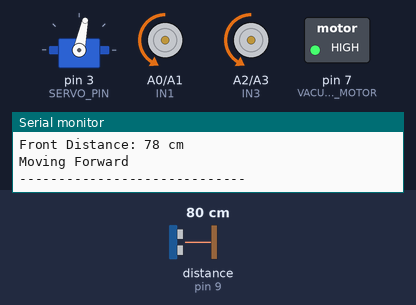
Recording of a sketch running on a simulated Arduino Uno, built with avr-gcc and run on an emulated ATmega328P. Parts: servo, motor-driver pin pairs drawn as motors (green arrow = first pin HIGH = forward, orange = second pin HIGH = backward, longer = more drive, scaled by the enable pin), switched loads named in the sketch (green lamp = pin HIGH), the last lines printed to the serial monitor. Wiring (inferred from the names in the program): ultrasonic range finder: trigger pin 8; echo pin 9. The inputs (shaded band) are chosen by the test bench; at power-on: distance to the obstacle (sensor on pin 9) 80 cm. The echo pulse lasts 58.3 µs per cm; pins used as bus, display or sensor lines are not drawn.

Above: at 2.2 s.
2.3 s: distance to the obstacle (sensor on pin 9) set to 36 cm
3.8 s: distance to the obstacle (sensor on pin 9) set to 29 cm
At 5.66 s:
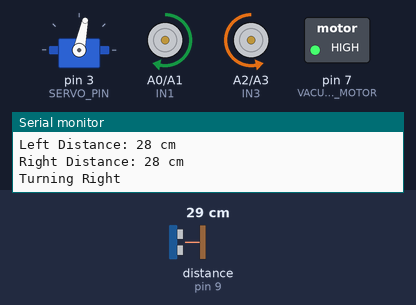
6.8 s: distance to the obstacle (sensor on pin 9) set to 2 cm
9.8 s: distance to the obstacle (sensor on pin 9) set to 60 cm
At 10.25 s:
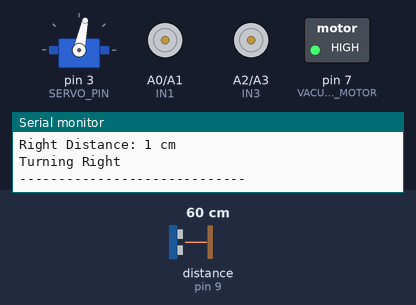
11.8 s: distance to the obstacle (sensor on pin 9) set to 4 cm
At 12.63 s:
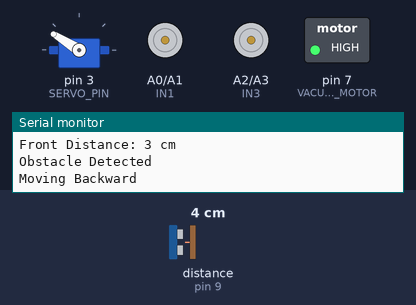
Timing chart, 0 to 15.8 s (numbered marks = the images above; inputs shaded):
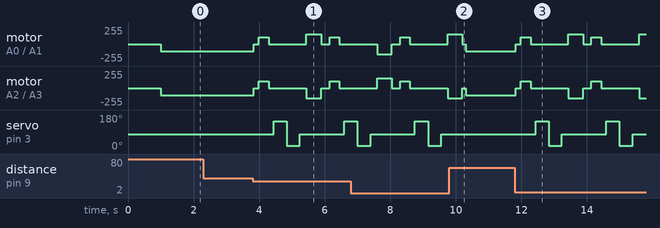

The sketch:

Automatic_Vacuum_Cleaner_Robot.ino
```cpp
#include <Servo.h>

// ================= PIN DEFINITIONS =================
#define TRIG_PIN 8
#define ECHO_PIN 9
#define SERVO_PIN 3

// Motor Driver Pins
#define IN1 A0
#define IN2 A1
#define IN3 A2
#define IN4 A3
#define ENA 5
#define ENB 6

// Vacuum Motor / Fan Relay Pin
#define VACUUM_MOTOR 7

// ================= OBJECTS & VARIABLES =================
Servo myServo;

int motorSpeed = 105;      // Normal motor speed: 0-255
int turnSpeed = 150;       // Turning speed: 0-255
int safeDistance = 30;     // Minimum safe distance in cm

// ================= SETUP =================
void setup() {
  Serial.begin(9600);

  pinMode(TRIG_PIN, OUTPUT);
  pinMode(ECHO_PIN, INPUT);

  pinMode(IN1, OUTPUT);
  pinMode(IN2, OUTPUT);
  pinMode(IN3, OUTPUT);
  pinMode(IN4, OUTPUT);
  pinMode(ENA, OUTPUT);
  pinMode(ENB, OUTPUT);

  pinMode(VACUUM_MOTOR, OUTPUT);

  myServo.attach(SERVO_PIN);
  myServo.write(78);  // Center position

  analogWrite(ENA, motorSpeed);
  analogWrite(ENB, motorSpeed);

  digitalWrite(VACUUM_MOTOR, HIGH);  // Vacuum motor ON

  Serial.println("Automatic Vacuum Cleaner Started");
  delay(1000);
}

// ================= MAIN LOOP =================
void loop() {
  long frontDistance = readDistance();

  Serial.print("Front Distance: ");
  Serial.print(frontDistance);
  Serial.println(" cm");

  if (frontDistance > safeDistance) {
    Serial.println("Moving Forward");
    moveForward();
  } else {
    Serial.println("Obstacle Detected");
    stopMotor();
    delay(150);

    Serial.println("Moving Backward");
    moveBackward();
    delay(300);
    stopMotor();
    delay(150);

    // Look left
    myServo.write(148);
    delay(400);
    long leftDistance = readDistance();

    Serial.print("Left Distance: ");
    Serial.print(leftDistance);
    Serial.println(" cm");

    // Look right
    myServo.write(18);
    delay(400);
    long rightDistance = readDistance();

    Serial.print("Right Distance: ");
    Serial.print(rightDistance);
    Serial.println(" cm");

    // Center servo again
    myServo.write(78);
    delay(200);

    analogWrite(ENA, turnSpeed);
    analogWrite(ENB, turnSpeed);

    if (leftDistance > rightDistance) {
      Serial.println("Turning Left");
      turnLeft();
      delay(450);
    } else {
      Serial.println("Turning Right");
      turnRight();
      delay(450);
    }

    stopMotor();

    analogWrite(ENA, motorSpeed);
    analogWrite(ENB, motorSpeed);
  }

  Serial.println("-----------------------------");
  delay(100);
}

// ================= DISTANCE FUNCTION =================
long readDistance() {
  digitalWrite(TRIG_PIN, LOW);
  delayMicroseconds(2);

  digitalWrite(TRIG_PIN, HIGH);
  delayMicroseconds(10);
  digitalWrite(TRIG_PIN, LOW);

  long duration = pulseIn(ECHO_PIN, HIGH, 25000);

  if (duration == 0) {
    Serial.println("Ultrasonic: No Echo");
    return 200;
  }

  long distance = duration * 0.034 / 2;
  return distance;
}

// ================= MOTOR FUNCTIONS =================
void moveForward() {
  digitalWrite(IN1, LOW);
  digitalWrite(IN2, HIGH);
  digitalWrite(IN3, LOW);
  digitalWrite(IN4, HIGH);
}

void moveBackward() {
  digitalWrite(IN1, HIGH);
  digitalWrite(IN2, LOW);
  digitalWrite(IN3, HIGH);
  digitalWrite(IN4, LOW);
}

void turnLeft() {
  digitalWrite(IN1, LOW);
  digitalWrite(IN2, HIGH);
  digitalWrite(IN3, HIGH);
  digitalWrite(IN4, LOW);
}

void turnRight() {
  digitalWrite(IN1, HIGH);
  digitalWrite(IN2, LOW);
  digitalWrite(IN3, LOW);
  digitalWrite(IN4, HIGH);
}

void stopMotor() {
  digitalWrite(IN1, LOW);
  digitalWrite(IN2, LOW);
  digitalWrite(IN3, LOW);
  digitalWrite(IN4, LOW);
}
```

Measured:
- the behaviour switches between 32 and 31 cm on distance to the obstacle (sensor on pin 9) (found by bisection; images 0 and 1)
- after the input at 9.8 s, servo on pin 3 (SERVO_PIN): stays 78° (without the input it goes to 148° after 1.1 s)
